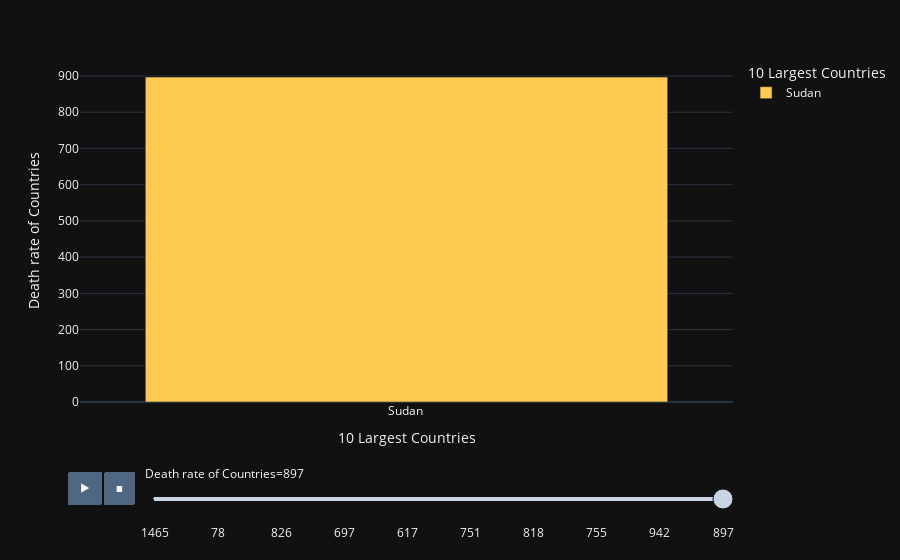

Notebook code cell kept with this figure:
### Code cell
fig=px.bar(df,x='country',y='deathrate',color='country',hover_data=['area','gdp_percapita'],labels={'deathrate':
          "Death rate of Countries",'country':"10 Largest Countries"},template='plotly_dark',animation_frame='deathrate')#LABELS CHANGE
fig.show()

### Figure 1 — Plotly figure (JSON) as saved in the notebook; plotly's stock layout.template omitted (floating-point values rounded to 4 significant figures)
{"data": [{"alignmentgroup": "True", "customdata": [[2505810, 1900]], "hovertemplate": "10 Largest Countries=%{x}<br>Death rate of Countries=%{y}<br>area=%{customdata[0]}<br>gdp_percapita=%{customdata[1]}<extra></extra>", "legendgroup": "Sudan ", "marker": {"color": "#FECB52", "pattern": {"shape": ""}}, "name": "Sudan ", "offsetgroup": "Sudan ", "orientation": "v", "showlegend": true, "textposition": "auto", "type": "bar", "x": ["Sudan "], "xaxis": "x", "y": [897], "yaxis": "y"}], "layout": {"autosize": true, "barmode": "relative", "legend": {"title": {"text": "10 Largest Countries"}, "tracegroupgap": 0}, "margin": {"t": 60}, "sliders": [{"active": 9, "currentvalue": {"prefix": "Death rate of Countries="}, "len": 0.9, "pad": {"b": 10, "t": 60}, "steps": [{"args": [["1465"], {"frame": {"duration": 0, "redraw": true}, "fromcurrent": true, "mode": "immediate", "transition": {"duration": 0, "easing": "linear"}}], "label": "1465", "method": "animate"}, {"args": [["78"], {"frame": {"duration": 0, "redraw": true}, "fromcurrent": true, "mode": "immediate", "transition": {"duration": 0, "easing": "linear"}}], "label": "78", "method": "animate"}, {"args": [["826"], {"frame": {"duration": 0, "redraw": true}, "fromcurrent": true, "mode": "immediate", "transition": {"duration": 0, "easing": "linear"}}], "label": "826", "method": "animate"}, {"args": [["697"], {"frame": {"duration": 0, "redraw": true}, "fromcurrent": true, "mode": "immediate", "transition": {"duration": 0, "easing": "linear"}}], "label": "697", "method": "animate"}, {"args": [["617"], {"frame": {"duration": 0, "redraw": true}, "fromcurrent": true, "mode": "immediate", "transition": {"duration": 0, "easing": "linear"}}], "label": "617", "method": "animate"}, {"args": [["751"], {"frame": {"duration": 0, "redraw": true}, "fromcurrent": true, "mode": "immediate", "transition": {"duration": 0, "easing": "linear"}}], "label": "751", "method": "animate"}, {"args": [["818"], {"frame": {"duration": 0, "redraw": true}, "fromcurrent": true, "mode": "immediate", "transition": {"duration": 0, "easing": "linear"}}], "label": "818", "method": "animate"}, {"args": [["755"], {"frame": {"duration": 0, "redraw": true}, "fromcurrent": true, "mode": "immediate", "transition": {"duration": 0, "easing": "linear"}}], "label": "755", "method": "animate"}, {"args": [["942"], {"frame": {"duration": 0, "redraw": true}, "fromcurrent": true, "mode": "immediate", "transition": {"duration": 0, "easing": "linear"}}], "label": "942", "method": "animate"}, {"args": [["897"], {"frame": {"duration": 0, "redraw": true}, "fromcurrent": true, "mode": "immediate", "transition": {"duration": 0, "easing": "linear"}}], "label": "897", "method": "animate"}], "x": 0.1, "xanchor": "left", "y": 0, "yanchor": "top"}], "updatemenus": [{"active": 0, "buttons": [{"args": [null, {"frame": {"duration": 500, "redraw": true}, "fromcurrent": true, "mode": "immediate", "transition": {"duration": 500, "easing": "linear"}}], "label": "&#9654;", "method": "animate"}, {"args": [[null], {"frame": {"duration": 0, "redraw": true}, "fromcurrent": true, "mode": "immediate", "transition": {"duration": 0, "easing": "linear"}}], "label": "&#9724;", "method": "animate"}], "direction": "left", "pad": {"r": 10, "t": 70}, "showactive": false, "type": "buttons", "x": 0.1, "xanchor": "right", "y": 0, "yanchor": "top"}], "xaxis": {"anchor": "y", "autorange": true, "categoryarray": ["Russia ", "Canada ", "United States ", "China ", "Brazil ", "Australia ", "India ", "Argentina ", "Kazakhstan ", "Sudan "], "categoryorder": "array", "domain": [0, 1], "range": [8.5, 9.5], "title": {"text": "10 Largest Countries"}, "type": "category"}, "yaxis": {"anchor": "x", "autorange": true, "categoryarray": [897, 942, 755, 818, 751, 617, 697, 826, 78, 1465], "categoryorder": "array", "domain": [0, 1], "range": [0, 944.2], "title": {"text": "Death rate of Countries"}, "type": "linear"}}}
